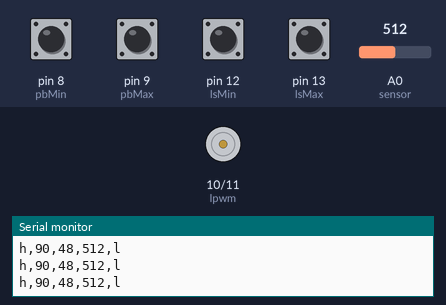
Recording of a sketch running on a simulated Arduino Uno, built with avr-gcc and run on an emulated ATmega328P. Parts: motor-driver pin pairs drawn as motors (green arrow = first pin HIGH = forward, orange = second pin HIGH = backward, longer = more drive), the last lines printed to the serial monitor. The test bench sets the inputs (shaded band); at power-on: pin 8 (pbMin), pin 9 (pbMax), pin 12 (lsMin), pin 13 (lsMax) HIGH, A0 (sensor) = 512.

Above: at 1.2 s.
1.3 s: pin 8 (pbMin) pulled LOW for 0.15 s
At 1.7 s:
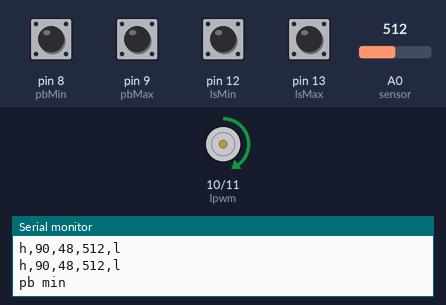
2.9 s: pin 12 (lsMin) pulled LOW for 0.15 s
At 4.1 s:
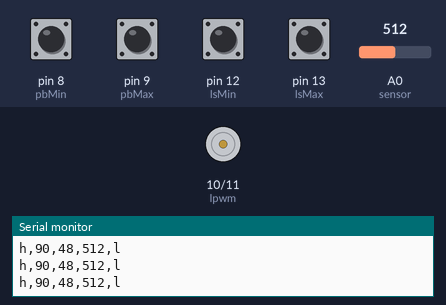
4.5 s: pin 9 (pbMax) pulled LOW for 0.15 s
At 5.3 s:
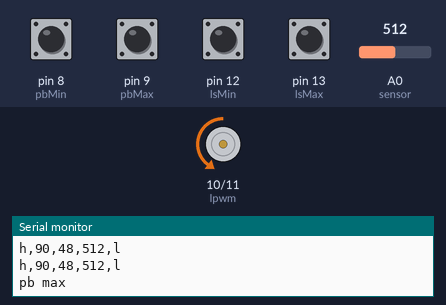
6.1 s: pin 13 (lsMax) pulled LOW for 0.15 s
At 6.5 s:
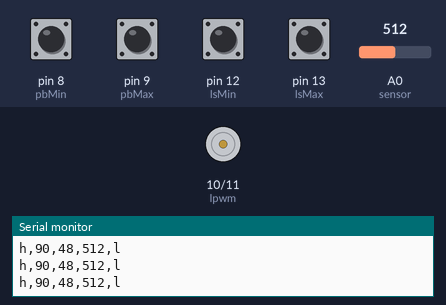
7.7 s: pin 8 (pbMin) pulled LOW for 1 s
At 8.9 s:
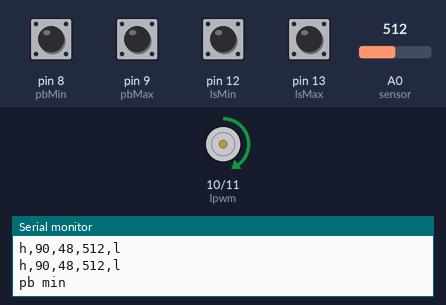
10.2 s: pin 12 (lsMin) pulled LOW for 1 s
At 10.9 s:
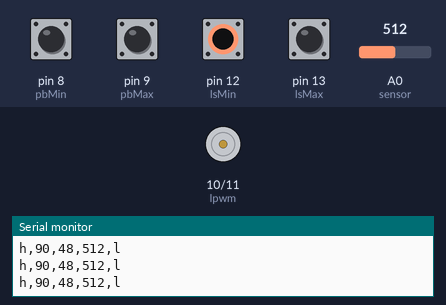
Timing chart, 0 to 13.2 s (numbered marks = the images above; inputs shaded):
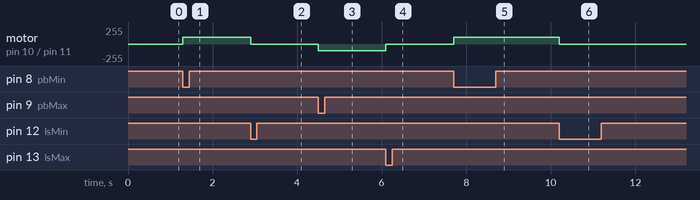

Measured:
- after the input at 1.3 s, motor on pin 10 (lpwm) / pin 11 (rpwm): stopped → forward 100/255 at once
- after the input at 2.9 s, motor on pin 10 (lpwm) / pin 11 (rpwm): forward 100/255 → stopped at once
- after the input at 4.5 s, motor on pin 10 (lpwm) / pin 11 (rpwm): stopped → backward 100/255 at once
- after the input at 6.1 s, motor on pin 10 (lpwm) / pin 11 (rpwm): backward 100/255 → stopped at once
- after the input at 7.7 s, motor on pin 10 (lpwm) / pin 11 (rpwm): stopped → forward 100/255 at once
- after the input at 10.2 s, motor on pin 10 (lpwm) / pin 11 (rpwm): forward 100/255 → stopped at once

The sketch:

pid_motor_posisig.ino
```cpp
#define lpwm 10
#define rpwm 11
#define lsMin 12
#define lsMax 13
#define pbMin 8
#define pbMax 9
int sensor = A0;

uint16_t sensorVal[2] = {0};
uint8_t pos = 90;

float i_err = 0, d_err = 0;

//float kp = 30;
//float ki = 0.001;
//float kd = 0.001;
float kp = 0.0;
float ki = 0.0;
float kd = 0.0;

struct sample
{
  float sudut;
  float data;
};

sample Pengukuran[] = {
  {5, 358}, //358:1024*5v=1.748046875//3.49609375//1v=34.85085085
  {20, 418},//vref:5*10k//2.3681640625//4.736328125
  {40, 490},//2.392578125//4.78515625
  {60, 547},//2.802734375//5.60546875
  {80, 619},//3.0224609375//6.044921875
  {90, 655},//3.1982421875//6.396484375
  {100, 691},//3.0224609375//6.044921875
  {120, 773},//3.7744140625//7.548828125
  {140, 860},//4.19921875//8.3984375
  {160, 949},//4.6337890625//9.267578125
  {170, 999},//4.8779296875//9.755859375
};

float m;
float b;

void setup() {
  // put your setup code here, to run once:
  Serial.begin(115200);
  pinMode(lpwm, OUTPUT);
  pinMode(rpwm, OUTPUT);
  pinMode(lsMin, INPUT_PULLUP);
  pinMode(lsMax, INPUT_PULLUP);
  pinMode(pbMin, INPUT_PULLUP);
  pinMode(pbMax, INPUT_PULLUP);

//  Serial.println("Calibrating");
//  calibrate();
//  Serial.println("Finish");

  regresiLinear(Pengukuran, 11, &m, &b);
}

#define isLsMin() digitalRead(lsMin)
#define isLsMax() digitalRead(lsMax)
#define isPbMin() digitalRead(pbMin)
#define isPbMax() digitalRead(pbMax)
void loop() {
  if(!isPbMin()){
    Serial.println("pb min");
    mCCW(100);
    while(isLsMin());
    mStop();
    sensorVal[0] = analogRead(sensor);
    Serial.println((String) "min sens val = " + sensorVal[0]);
  }
  if(!isPbMax()){
    Serial.println("pb max");
    mCW(100);
    while(isLsMax());
    mStop();
    sensorVal[1] = analogRead(sensor);
    Serial.println((String) "max sens val = " + sensorVal[1]);
  }


  // pressed
  if(Serial.available() > 0){
    mStop();
    String dataIn = Serial.readStringUntil('\n');
    if(dataIn.indexOf('p') == 0){
      kp = dataIn.substring(1).toFloat();
      Serial.println((String) "KP: " + kp);
      return;
    }
    if(dataIn.indexOf('i') == 0){
      ki = dataIn.substring(1).toFloat();
      Serial.println((String) "KI: " + ki);
      return;
    }
    if(dataIn.indexOf('d') == 0){
      kd = dataIn.substring(1).toFloat();
      Serial.println((String) "KD: " + kd);
      return;
    }

    if(dataIn.toInt() > 180 || dataIn.toInt() < 0) return;
    i_err = 0;
    pos = dataIn.toInt();
    return;
  }

//  uint8_t curPos = map(analogRead(sensor), sensorVal[0], sensorVal[1], 0, 180);
  int analogValue = analogRead(sensor);
  int curPos = m * float(analogValue) + b;

  float p_err = 1.0 * pos - curPos;
  int pwm = 1.0*kp*p_err + 1.0*ki*i_err + 1.0*kd*(p_err-d_err);

  i_err += p_err;
  d_err = p_err;
  i_err = constrain(i_err, -5000, 5000);

  int pwmasli = pwm;
  pwm = constrain(pwm, -255, 255);

  static unsigned long TSample = millis();
  if((unsigned long) millis()-TSample >= 100){
//    Serial.print(analogRead(sensor)); // nilai sensor didapat dari adc
//    Serial.print('\t');
//    Serial.print(p_err); // nilai p error
//    Serial.print('\t');
//    Serial.print(i_err); // nilai i error
//    Serial.print('\t');
//    Serial.print(d_err); // nilai d error
//    Serial.print('\t');
//    Serial.print(pwmasli); // pwm yang didapat dari pid dan di keluarkan ke motor
//    Serial.print('\t');
//    Serial.print(pwm); // pwm yang didapat dari pid dan di keluarkan ke motor
//    Serial.print('\t');
//
//    Serial.print(kp); // nilai p error
//    Serial.print('\t');
//    Serial.print(ki); // nilai i error
//    Serial.print('\t');
//    Serial.print(kd); // nilai d error
//    Serial.print('\t');

    Serial.print("h,");
    Serial.print(pos); // posisi yg diinginkan
    Serial.print(',');
    Serial.print(curPos); // posisi sekarang
    Serial.print(',');
    Serial.print(analogValue); // Nilai analog
    Serial.print(",l");
    Serial.println();
    TSample = millis();
  }

  if(pwm < 0){
    mCCW(-pwm);
    if(isLsMin() == 0) mStop();
  } else if(pwm > 0) {
    mCW(pwm);
    if(isLsMax() == 0) mStop();
  }
//  else {
//    mStop();
//  }
}

void mCCW(uint8_t pwm){
  analogWrite(lpwm, pwm);
  analogWrite(rpwm, 0);
}
void mCW(uint8_t pwm){
  analogWrite(lpwm, 0);
  analogWrite(rpwm, pwm);
}
void mStop(){
  analogWrite(lpwm, 0);
  analogWrite(rpwm, 0);
}

void calibrate(){
  mCW(100);
  while(isLsMax());
  mStop();
  sensorVal[1] = analogRead(sensor);
  Serial.println((String) "max sens val = " + sensorVal[1]);

  mCCW(100);
  while(isLsMin());
  mStop();
  sensorVal[0] = analogRead(sensor);
  Serial.println((String) "min sens val = " + sensorVal[0]);
  pos = 0;
}

void regresiLinear(sample *sampling, float jumlahSampling, float *m, float *b)
{
  float jumlahSudut = 0;  // yi
  float jumlahData = 0; // xi
  float jumlahDataSudut = 0; //xiyi
  float jumlahData2 = 0; // xi2

  for (int i = 0; i < jumlahSampling; i++)
  {
    jumlahSudut += sampling[i].sudut;
    jumlahData += sampling[i].data;
    jumlahDataSudut += (sampling[i].sudut * sampling[i].data);
    jumlahData2 +=  (sampling[i].data *  sampling[i].data);
  }
  *m = (float)(jumlahSampling * jumlahDataSudut) - (jumlahData * jumlahSudut);
  *m /= (float)(jumlahSampling * jumlahData2) - (jumlahData * jumlahData);

  *b = (float)(jumlahData2 * jumlahSudut) - (jumlahData * jumlahDataSudut);
  *b /= (float)(jumlahSampling * jumlahData2) - (jumlahData * jumlahData);
}
```
